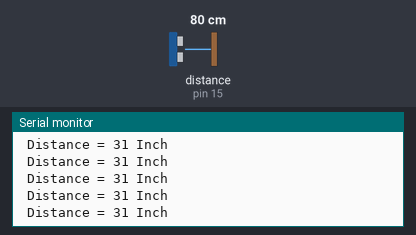
Bench run of a sketch on a simulated Arduino Uno, built with avr-gcc and run on an emulated ATmega328P. Parts: the last lines printed to the serial monitor. Wiring (inferred from the names in the program): ultrasonic range finder: trigger pin 14; echo pin 15. The inputs (shaded band) are chosen by the test bench; at power-on: distance to the obstacle (sensor on pin 15) 80 cm. The echo pulse lasts 58.3 µs per cm.

Above: at 1.2 s.
1.3 s: distance to the obstacle (sensor on pin 15) set to 2 cm
At 2.3 s:
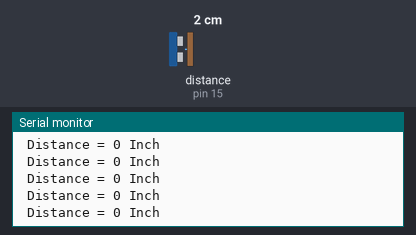
4.3 s: distance to the obstacle (sensor on pin 15) set to 299 cm
At 4.8 s:
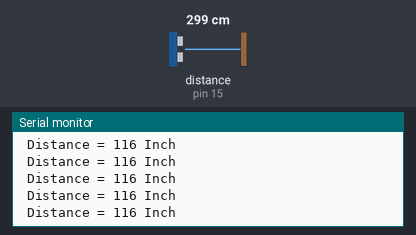
7.3 s: distance to the obstacle (sensor on pin 15) set to 4 cm
At 8.4 s:
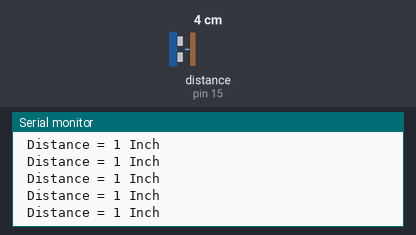
10.3 s: distance to the obstacle (sensor on pin 15) set to 35 cm
At 11.0 s:
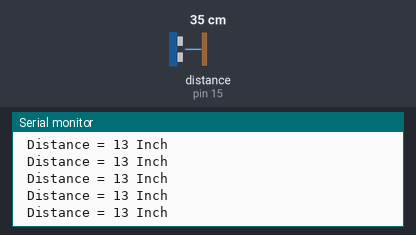
Timing chart, 0 to 13.3 s (numbered marks = the images above; inputs shaded):
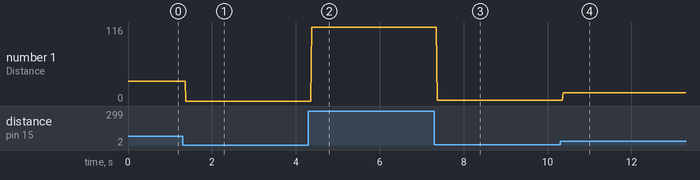

Measured:
- after the input at 1.3 s, the serial monitor: prints a new line after 0.08 s (image 1)
- after the input at 4.3 s, the serial monitor: prints a new line after 0.08 s (image 2)
- after the input at 7.3 s, the serial monitor: prints a new line after 0.07 s (image 3)
- after the input at 10.3 s, the serial monitor: prints a new line after 0.07 s (image 4)
- plotted number 1: 31 → 0 after the input at 1.3 s, 0 → 116 after the input at 4.3 s, 116 → 1 after the input at 7.3 s, 1 → 13 after the input at 10.3 s

The sketch:

ultrasonic_sensor.ino
```cpp
const int trigPin = 14; //aka sound sensor
const int echoPin = 15;
// defines variables
long duration; //or it could be double.
int distance;


void setup() {
   pinMode(trigPin, OUTPUT); // Sets the trigPin as an Output
   pinMode(echoPin, INPUT); // Sets the echoPin as an Input
   Serial.begin(9600); // Starts the serial communication }
}

void loop()
{


    // clears the trigPin first
  digitalWrite(trigPin, LOW);
  delayMicroseconds(2);  // Sets the trigPin on HIGH state for 10 micro seconds
  digitalWrite(trigPin, HIGH);
  delayMicroseconds(10);
  digitalWrite(trigPin, LOW);

  duration = pulseIn(echoPin, HIGH);  // measures the time in microseconds
  distance = duration *0.013385834 / 2;  // printing the data on serial monitor, Measured in INCHES
  //distance = duration *0.034 / 2;  // Measured in CM
  Serial.print(" Distance = ");
  Serial.print(distance);
  Serial.println(" Inch");
}
```
